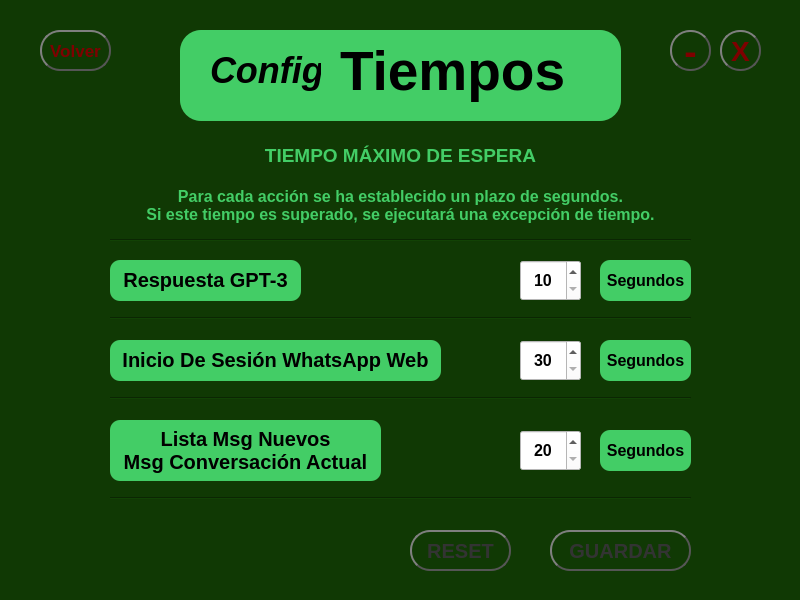
<?xml version="1.0" encoding="UTF-8"?>
<ui version="4.0">
 <class>MainWindow</class>
 <widget class="QMainWindow" name="MainWindow">
  <property name="geometry">
   <rect>
    <x>0</x>
    <y>0</y>
    <width>800</width>
    <height>600</height>
   </rect>
  </property>
  <property name="minimumSize">
   <size>
    <width>800</width>
    <height>600</height>
   </size>
  </property>
  <property name="maximumSize">
   <size>
    <width>800</width>
    <height>600</height>
   </size>
  </property>
  <property name="mouseTracking">
   <bool>false</bool>
  </property>
  <property name="tabletTracking">
   <bool>false</bool>
  </property>
  <property name="windowTitle">
   <string>ChatBot v.1.0</string>
  </property>
  <property name="styleSheet">
   <string notr="true">background-color: rgb(16, 57,4 0);</string>
  </property>
  <widget class="QWidget" name="centralwidget">
   <widget class="QFrame" name="frame">
    <property name="geometry">
     <rect>
      <x>180</x>
      <y>30</y>
      <width>441</width>
      <height>91</height>
     </rect>
    </property>
    <property name="styleSheet">
     <string notr="true">background-color: rgb(67, 205, 102);
border-radius: 21px;</string>
    </property>
    <property name="frameShape">
     <enum>QFrame::StyledPanel</enum>
    </property>
    <property name="frameShadow">
     <enum>QFrame::Raised</enum>
    </property>
    <widget class="QLabel" name="configLabel_2">
     <property name="geometry">
      <rect>
       <x>30</x>
       <y>0</y>
       <width>111</width>
       <height>81</height>
      </rect>
     </property>
     <property name="font">
      <font>
       <pointsize>27</pointsize>
       <weight>75</weight>
       <italic>true</italic>
       <bold>true</bold>
       <underline>false</underline>
      </font>
     </property>
     <property name="styleSheet">
      <string notr="true"/>
     </property>
     <property name="text">
      <string>Config</string>
     </property>
    </widget>
    <widget class="QLabel" name="configLabel_3">
     <property name="geometry">
      <rect>
       <x>160</x>
       <y>0</y>
       <width>241</width>
       <height>81</height>
      </rect>
     </property>
     <property name="font">
      <font>
       <pointsize>41</pointsize>
       <weight>75</weight>
       <bold>true</bold>
      </font>
     </property>
     <property name="styleSheet">
      <string notr="true"/>
     </property>
     <property name="text">
      <string>Tiempos</string>
     </property>
    </widget>
   </widget>
   <widget class="QLabel" name="subTitleLabel">
    <property name="geometry">
     <rect>
      <x>150</x>
      <y>140</y>
      <width>501</width>
      <height>31</height>
     </rect>
    </property>
    <property name="font">
     <font>
      <pointsize>14</pointsize>
      <weight>75</weight>
      <italic>false</italic>
      <bold>true</bold>
      <underline>false</underline>
     </font>
    </property>
    <property name="styleSheet">
     <string notr="true">color: rgb(67, 205, 102);</string>
    </property>
    <property name="text">
     <string>&lt;html&gt;&lt;head/&gt;&lt;body&gt;&lt;p align=&quot;center&quot;&gt;TIEMPO MÁXIMO DE ESPERA&lt;/p&gt;&lt;/body&gt;&lt;/html&gt;</string>
    </property>
   </widget>
   <widget class="QPushButton" name="salirBtn">
    <property name="geometry">
     <rect>
      <x>720</x>
      <y>30</y>
      <width>41</width>
      <height>41</height>
     </rect>
    </property>
    <property name="font">
     <font>
      <pointsize>21</pointsize>
      <weight>75</weight>
      <bold>true</bold>
     </font>
    </property>
    <property name="styleSheet">
     <string notr="true">QPushButton {
    color: rgb(127,0,0);
    border: 2px solid #555;
    border-radius: 20px;
    border-style: outset;
    background: qradialgradient(
        cx: 0.3, cy: -0.4, fx: 0.3, fy: -0.4,
        radius: 1.35, stop: 0 #48dc6e, stop: 1 #39ae57
        );
    padding: 5px;
    }

QPushButton:hover {
    background: qradialgradient(
        cx: 0.3, cy: -0.4, fx: 0.3, fy: -0.4,
        radius: 1.35, stop: 0 #48dc6e, stop: 1 #50f379
        );
    }

QPushButton:pressed {
    border-style: inset;
    background: qradialgradient(
        cx: 0.4, cy: -0.1, fx: 0.4, fy: -0.1,
        radius: 1.35, stop: 0 #48dc6e, stop: 1 #ddd
        );
    }
QPushButton:disabled {
    background-color: #6a737c;
    color: #333;
	}</string>
    </property>
    <property name="text">
     <string>X</string>
    </property>
   </widget>
   <widget class="QLabel" name="rtaGPTLabel">
    <property name="geometry">
     <rect>
      <x>110</x>
      <y>260</y>
      <width>191</width>
      <height>41</height>
     </rect>
    </property>
    <property name="font">
     <font>
      <pointsize>15</pointsize>
      <weight>75</weight>
      <bold>true</bold>
     </font>
    </property>
    <property name="toolTip">
     <string>&lt;html&gt;&lt;head/&gt;&lt;body&gt;&lt;p align=&quot;center&quot;&gt;&lt;span style=&quot; color:#ffffff;&quot;&gt;Tiempo máximo de espera para la respuesta de OpenAI&lt;/span&gt;&lt;/p&gt;&lt;/body&gt;&lt;/html&gt;</string>
    </property>
    <property name="styleSheet">
     <string notr="true">QLabel{
	background-color: rgb(67, 205, 102);
	border-radius: 10px;
	min-height: 20px;
	min-width: 20px;
}</string>
    </property>
    <property name="text">
     <string>&lt;html&gt;&lt;head/&gt;&lt;body&gt;&lt;p align=&quot;center&quot;&gt;Respuesta GPT-3&lt;/p&gt;&lt;/body&gt;&lt;/html&gt;</string>
    </property>
   </widget>
   <widget class="QPushButton" name="saveConfigBtn">
    <property name="geometry">
     <rect>
      <x>550</x>
      <y>530</y>
      <width>141</width>
      <height>41</height>
     </rect>
    </property>
    <property name="font">
     <font>
      <pointsize>15</pointsize>
      <weight>75</weight>
      <bold>true</bold>
     </font>
    </property>
    <property name="styleSheet">
     <string notr="true">QPushButton {
    color: #333;
    border: 2px solid #555;
    border-radius: 20px;
    border-style: outset;
    background: qradialgradient(
        cx: 0.3, cy: -0.4, fx: 0.3, fy: -0.4,
        radius: 1.35, stop: 0 #CCAD50, stop: 1 #C29611
        );
    padding: 5px;
    }

QPushButton:hover {
    background: qradialgradient(
        cx: 0.3, cy: -0.4, fx: 0.3, fy: -0.4,
        radius: 1.35, stop: 0 #CCAD50, stop: 1 #FAD461
        );
    }

QPushButton:pressed {
    border-style: inset;
    background: qradialgradient(
        cx: 0.4, cy: -0.1, fx: 0.4, fy: -0.1,
        radius: 1.35, stop: 0 #CCAD50, stop: 1 #ddd
        );
    }</string>
    </property>
    <property name="text">
     <string>GUARDAR</string>
    </property>
   </widget>
   <widget class="QPushButton" name="resetBtn">
    <property name="geometry">
     <rect>
      <x>410</x>
      <y>530</y>
      <width>101</width>
      <height>41</height>
     </rect>
    </property>
    <property name="font">
     <font>
      <pointsize>15</pointsize>
      <weight>75</weight>
      <bold>true</bold>
     </font>
    </property>
    <property name="styleSheet">
     <string notr="true">QPushButton {
    color: #333;
    border: 2px solid #555;
    border-radius: 20px;
    border-style: outset;
    background: qradialgradient(
        cx: 0.3, cy: -0.4, fx: 0.3, fy: -0.4,
        radius: 1.35, stop: 0 #fff, stop: 1 #888
        );
    padding: 5px;
    }

QPushButton:hover {
    background: qradialgradient(
        cx: 0.3, cy: -0.4, fx: 0.3, fy: -0.4,
        radius: 1.35, stop: 0 #fff, stop: 1 #bbb
        );
    }

QPushButton:pressed {
    border-style: inset;
    background: qradialgradient(
        cx: 0.4, cy: -0.1, fx: 0.4, fy: -0.1,
        radius: 1.35, stop: 0 #fff, stop: 1 #ddd
        );
    }</string>
    </property>
    <property name="text">
     <string>RESET</string>
    </property>
   </widget>
   <widget class="QPushButton" name="volverBtn">
    <property name="geometry">
     <rect>
      <x>40</x>
      <y>30</y>
      <width>71</width>
      <height>41</height>
     </rect>
    </property>
    <property name="font">
     <font>
      <pointsize>13</pointsize>
      <weight>75</weight>
      <bold>true</bold>
     </font>
    </property>
    <property name="styleSheet">
     <string notr="true">QPushButton {
    color: rgb(127,0,0);
    border: 2px solid #555;
    border-radius: 20px;
    border-style: outset;
    background: qradialgradient(
        cx: 0.3, cy: -0.4, fx: 0.3, fy: -0.4,
        radius: 1.35, stop: 0 #48dc6e, stop: 1 #39ae57
        );
    padding: 5px;
    }

QPushButton:hover {
    background: qradialgradient(
        cx: 0.3, cy: -0.4, fx: 0.3, fy: -0.4,
        radius: 1.35, stop: 0 #48dc6e, stop: 1 #50f379
        );
    }

QPushButton:pressed {
    border-style: inset;
    background: qradialgradient(
        cx: 0.4, cy: -0.1, fx: 0.4, fy: -0.1,
        radius: 1.35, stop: 0 #48dc6e, stop: 1 #ddd
        );
    }</string>
    </property>
    <property name="text">
     <string>Volver</string>
    </property>
   </widget>
   <widget class="QPushButton" name="minimizarBtn">
    <property name="geometry">
     <rect>
      <x>670</x>
      <y>30</y>
      <width>41</width>
      <height>41</height>
     </rect>
    </property>
    <property name="font">
     <font>
      <pointsize>28</pointsize>
      <weight>75</weight>
      <bold>true</bold>
     </font>
    </property>
    <property name="styleSheet">
     <string notr="true">QPushButton {
    color: rgb(127,0,0);
    border: 2px solid #555;
    border-radius: 20px;
    border-style: outset;
    background: qradialgradient(
        cx: 0.3, cy: -0.4, fx: 0.3, fy: -0.4,
        radius: 1.35, stop: 0 #48dc6e, stop: 1 #39ae57
        );
    padding: 5px;
    }

QPushButton:hover {
    background: qradialgradient(
        cx: 0.3, cy: -0.4, fx: 0.3, fy: -0.4,
        radius: 1.35, stop: 0 #48dc6e, stop: 1 #50f379
        );
    }

QPushButton:pressed {
    border-style: inset;
    background: qradialgradient(
        cx: 0.4, cy: -0.1, fx: 0.4, fy: -0.1,
        radius: 1.35, stop: 0 #48dc6e, stop: 1 #ddd
        );
    }
QPushButton:disabled {
    background-color: #6a737c;
    color: #333;
	}</string>
    </property>
    <property name="text">
     <string>-</string>
    </property>
   </widget>
   <widget class="QLabel" name="inicioWhatsappLabel">
    <property name="geometry">
     <rect>
      <x>110</x>
      <y>340</y>
      <width>331</width>
      <height>41</height>
     </rect>
    </property>
    <property name="font">
     <font>
      <pointsize>15</pointsize>
      <weight>75</weight>
      <bold>true</bold>
     </font>
    </property>
    <property name="toolTip">
     <string>&lt;html&gt;&lt;head/&gt;&lt;body&gt;&lt;p align=&quot;center&quot;&gt;&lt;span style=&quot; color:#ffffff;&quot;&gt;Tiempo máximo de espera para que se realice exitosamente el inicio de sesión&lt;/span&gt;&lt;/p&gt;&lt;/body&gt;&lt;/html&gt;</string>
    </property>
    <property name="styleSheet">
     <string notr="true">QLabel{
	background-color: rgb(67, 205, 102);
	border-radius: 10px;
	min-height: 20px;
	min-width: 20px;
}</string>
    </property>
    <property name="text">
     <string>&lt;html&gt;&lt;head/&gt;&lt;body&gt;&lt;p align=&quot;center&quot;&gt;Inicio De Sesión WhatsApp Web&lt;/p&gt;&lt;/body&gt;&lt;/html&gt;</string>
    </property>
   </widget>
   <widget class="QLabel" name="msgLabel">
    <property name="geometry">
     <rect>
      <x>110</x>
      <y>420</y>
      <width>271</width>
      <height>61</height>
     </rect>
    </property>
    <property name="font">
     <font>
      <pointsize>15</pointsize>
      <weight>75</weight>
      <bold>true</bold>
     </font>
    </property>
    <property name="toolTip">
     <string>&lt;html&gt;&lt;head/&gt;&lt;body&gt;&lt;p align=&quot;center&quot;&gt;&lt;span style=&quot; color:#ffffff;&quot;&gt;Tiempo máximo de espera para que carguen los nuevos mensajes y los mensajes de la conversación actual&lt;/span&gt;&lt;/p&gt;&lt;/body&gt;&lt;/html&gt;</string>
    </property>
    <property name="styleSheet">
     <string notr="true">QLabel{
	background-color: rgb(67, 205, 102);
	border-radius: 10px;
	min-height: 20px;
	min-width: 20px;
}</string>
    </property>
    <property name="text">
     <string>&lt;html&gt;&lt;head/&gt;&lt;body&gt;&lt;p align=&quot;center&quot;&gt;Lista Msg Nuevos&lt;br/&gt;Msg Conversación Actual&lt;/p&gt;&lt;/body&gt;&lt;/html&gt;</string>
    </property>
   </widget>
   <widget class="QSpinBox" name="inicioWhatsappInput">
    <property name="geometry">
     <rect>
      <x>520</x>
      <y>340</y>
      <width>61</width>
      <height>41</height>
     </rect>
    </property>
    <property name="font">
     <font>
      <pointsize>12</pointsize>
      <weight>75</weight>
      <bold>true</bold>
     </font>
    </property>
    <property name="styleSheet">
     <string notr="true">background-color: rgb(255, 255, 255);</string>
    </property>
    <property name="wrapping">
     <bool>false</bool>
    </property>
    <property name="alignment">
     <set>Qt::AlignCenter</set>
    </property>
    <property name="minimum">
     <number>30</number>
    </property>
    <property name="maximum">
     <number>99</number>
    </property>
   </widget>
   <widget class="QSpinBox" name="msgInput">
    <property name="geometry">
     <rect>
      <x>520</x>
      <y>430</y>
      <width>61</width>
      <height>41</height>
     </rect>
    </property>
    <property name="font">
     <font>
      <pointsize>12</pointsize>
      <weight>75</weight>
      <bold>true</bold>
     </font>
    </property>
    <property name="styleSheet">
     <string notr="true">background-color: rgb(255, 255, 255);</string>
    </property>
    <property name="wrapping">
     <bool>false</bool>
    </property>
    <property name="alignment">
     <set>Qt::AlignCenter</set>
    </property>
    <property name="minimum">
     <number>20</number>
    </property>
   </widget>
   <widget class="QSpinBox" name="rtaGPTInput">
    <property name="geometry">
     <rect>
      <x>520</x>
      <y>260</y>
      <width>61</width>
      <height>41</height>
     </rect>
    </property>
    <property name="font">
     <font>
      <pointsize>12</pointsize>
      <weight>75</weight>
      <bold>true</bold>
     </font>
    </property>
    <property name="styleSheet">
     <string notr="true">background-color: rgb(255, 255, 255);</string>
    </property>
    <property name="wrapping">
     <bool>false</bool>
    </property>
    <property name="alignment">
     <set>Qt::AlignCenter</set>
    </property>
    <property name="minimum">
     <number>10</number>
    </property>
    <property name="maximum">
     <number>99</number>
    </property>
   </widget>
   <widget class="QLabel" name="seg1Label">
    <property name="geometry">
     <rect>
      <x>600</x>
      <y>260</y>
      <width>91</width>
      <height>41</height>
     </rect>
    </property>
    <property name="font">
     <font>
      <pointsize>15</pointsize>
      <weight>75</weight>
      <bold>true</bold>
     </font>
    </property>
    <property name="toolTip">
     <string>&lt;html&gt;&lt;head/&gt;&lt;body&gt;&lt;p align=&quot;center&quot;&gt;&lt;span style=&quot; color:#ffffff;&quot;&gt;Valor por defecto: 18 segundos&lt;/span&gt;&lt;/p&gt;&lt;/body&gt;&lt;/html&gt;</string>
    </property>
    <property name="styleSheet">
     <string notr="true">QLabel{
	background-color: rgb(67, 205, 102);
	border-radius: 10px;
	min-height: 20px;
	min-width: 20px;
}</string>
    </property>
    <property name="text">
     <string>&lt;html&gt;&lt;head/&gt;&lt;body&gt;&lt;p align=&quot;center&quot;&gt;&lt;span style=&quot; font-size:12pt;&quot;&gt;Segundos&lt;/span&gt;&lt;/p&gt;&lt;/body&gt;&lt;/html&gt;</string>
    </property>
   </widget>
   <widget class="QLabel" name="seg2Label">
    <property name="geometry">
     <rect>
      <x>600</x>
      <y>340</y>
      <width>91</width>
      <height>41</height>
     </rect>
    </property>
    <property name="font">
     <font>
      <pointsize>15</pointsize>
      <weight>75</weight>
      <bold>true</bold>
     </font>
    </property>
    <property name="toolTip">
     <string>&lt;html&gt;&lt;head/&gt;&lt;body&gt;&lt;p align=&quot;center&quot;&gt;&lt;span style=&quot; color:#ffffff;&quot;&gt;Valor por defecto: 45 segundos&lt;/span&gt;&lt;/p&gt;&lt;/body&gt;&lt;/html&gt;</string>
    </property>
    <property name="styleSheet">
     <string notr="true">QLabel{
	background-color: rgb(67, 205, 102);
	border-radius: 10px;
	min-height: 20px;
	min-width: 20px;
}</string>
    </property>
    <property name="text">
     <string>&lt;html&gt;&lt;head/&gt;&lt;body&gt;&lt;p align=&quot;center&quot;&gt;&lt;span style=&quot; font-size:12pt;&quot;&gt;Segundos&lt;/span&gt;&lt;/p&gt;&lt;/body&gt;&lt;/html&gt;</string>
    </property>
   </widget>
   <widget class="QLabel" name="seg3Label">
    <property name="geometry">
     <rect>
      <x>600</x>
      <y>430</y>
      <width>91</width>
      <height>41</height>
     </rect>
    </property>
    <property name="font">
     <font>
      <pointsize>15</pointsize>
      <weight>75</weight>
      <bold>true</bold>
     </font>
    </property>
    <property name="toolTip">
     <string>&lt;html&gt;&lt;head/&gt;&lt;body&gt;&lt;p align=&quot;center&quot;&gt;&lt;span style=&quot; color:#ffffff;&quot;&gt;Valor por defecto: 30 segundos&lt;/span&gt;&lt;/p&gt;&lt;/body&gt;&lt;/html&gt;</string>
    </property>
    <property name="styleSheet">
     <string notr="true">QLabel{
	background-color: rgb(67, 205, 102);
	border-radius: 10px;
	min-height: 20px;
	min-width: 20px;
}</string>
    </property>
    <property name="text">
     <string>&lt;html&gt;&lt;head/&gt;&lt;body&gt;&lt;p align=&quot;center&quot;&gt;&lt;span style=&quot; font-size:12pt;&quot;&gt;Segundos&lt;/span&gt;&lt;/p&gt;&lt;/body&gt;&lt;/html&gt;</string>
    </property>
   </widget>
   <widget class="Line" name="line">
    <property name="geometry">
     <rect>
      <x>110</x>
      <y>310</y>
      <width>581</width>
      <height>16</height>
     </rect>
    </property>
    <property name="orientation">
     <enum>Qt::Horizontal</enum>
    </property>
   </widget>
   <widget class="Line" name="line_2">
    <property name="geometry">
     <rect>
      <x>110</x>
      <y>390</y>
      <width>581</width>
      <height>16</height>
     </rect>
    </property>
    <property name="orientation">
     <enum>Qt::Horizontal</enum>
    </property>
   </widget>
   <widget class="Line" name="line_3">
    <property name="geometry">
     <rect>
      <x>110</x>
      <y>490</y>
      <width>581</width>
      <height>16</height>
     </rect>
    </property>
    <property name="orientation">
     <enum>Qt::Horizontal</enum>
    </property>
   </widget>
   <widget class="QLabel" name="subTitleLabel_2">
    <property name="geometry">
     <rect>
      <x>70</x>
      <y>180</y>
      <width>661</width>
      <height>51</height>
     </rect>
    </property>
    <property name="font">
     <font>
      <pointsize>12</pointsize>
      <weight>75</weight>
      <italic>false</italic>
      <bold>true</bold>
      <underline>false</underline>
     </font>
    </property>
    <property name="styleSheet">
     <string notr="true">color: rgb(67, 205, 102);</string>
    </property>
    <property name="text">
     <string>&lt;html&gt;&lt;head/&gt;&lt;body&gt;&lt;p align=&quot;center&quot;&gt;Para cada acción se ha establecido un plazo de segundos.&lt;br/&gt;Si este tiempo es superado, se ejecutará una excepción de tiempo.&lt;/p&gt;&lt;/body&gt;&lt;/html&gt;</string>
    </property>
   </widget>
   <widget class="Line" name="line_4">
    <property name="geometry">
     <rect>
      <x>110</x>
      <y>230</y>
      <width>581</width>
      <height>20</height>
     </rect>
    </property>
    <property name="orientation">
     <enum>Qt::Horizontal</enum>
    </property>
   </widget>
  </widget>
  <widget class="QMenuBar" name="menubar">
   <property name="geometry">
    <rect>
     <x>0</x>
     <y>0</y>
     <width>800</width>
     <height>24</height>
    </rect>
   </property>
  </widget>
 </widget>
 <resources/>
 <connections/>
</ui>
